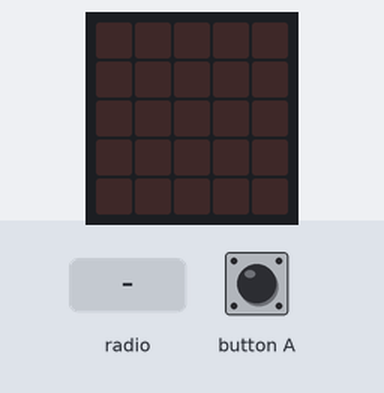
This program was run on a simulated BBC micro:bit running MicroPython. On the bench: the board's 5×5 LED display. The test bench sets the inputs (shaded band). Dim RGB values are drawn brighter than linear; random numbers come from a fixed seed; no radio messages arrive unless stated (any console line starting 'radio sent:' is added by the test bench); what the program prints to the serial console is not drawn.

Above: at 1.2 s.
1.3 s: radio message "flash" arrives
At 1.53 s:
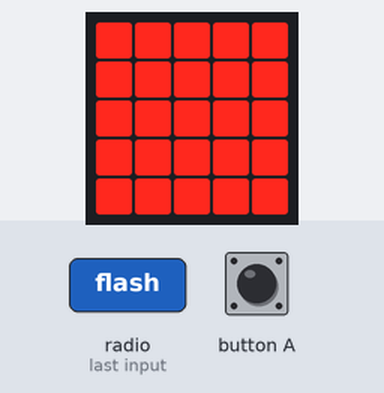
At 2.15 s:
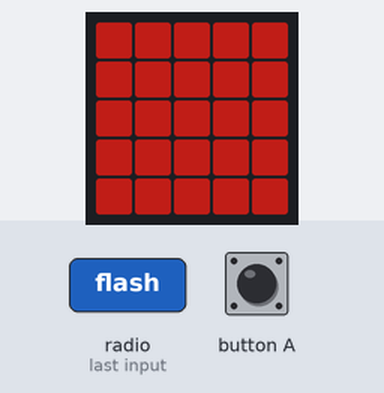
4.3 s: button A pressed for 0.15 s
Timing chart, 0 to 7.3 s (numbered marks = the images above; inputs shaded):
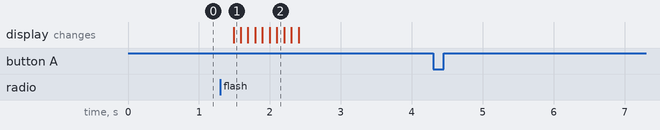

Measured:
- after the input at 1.3 s, the display: changes after 0.19 s (image 1)
- after the input at 4.3 s, every drawn part: stays the same

The program:

prog04.py
```python
import radio, random
from microbit import *

flash = [Image().invert()*(i/9) for i in range(9, -1, -1)]
print(flash)

try:
    radio.on()
    while True:
        if button_a.was_pressed():
            radio.send('flash')
            print("Sent the flash message!")
        if radio.receive() == 'flash':
            sleep(random.randint(50, 1000))
            display.show(flash, delay=100, wait=False)
            sleep(random.randint(50, 1000))
            radio.send('flash')
except KeyboardInterrupt as e:
    print("Interrupted by the user..")
```
